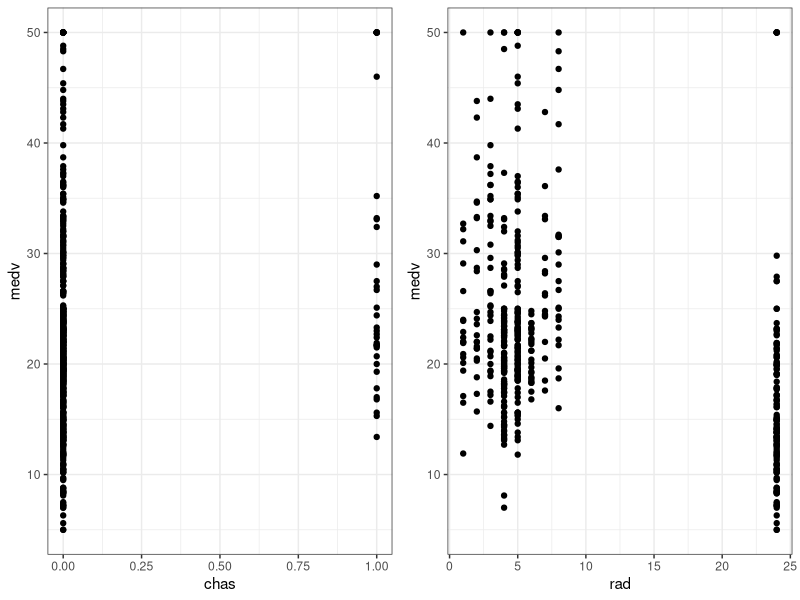
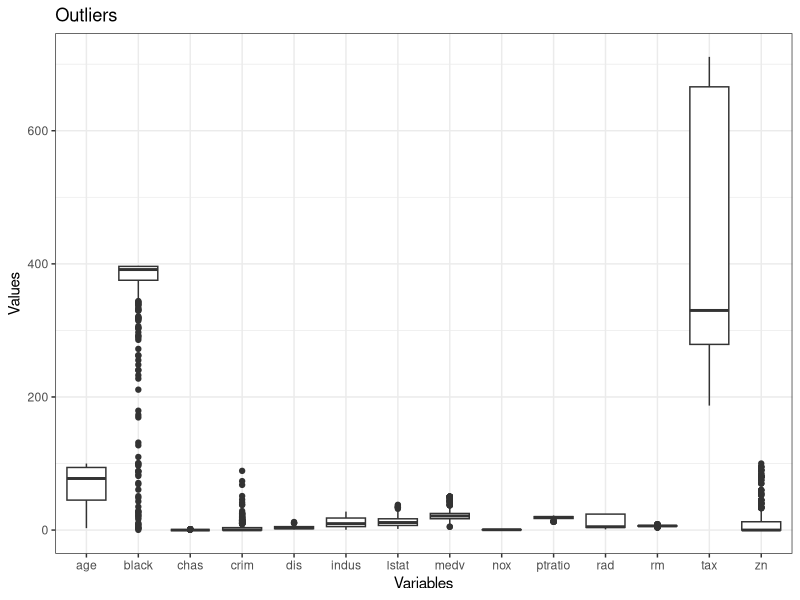
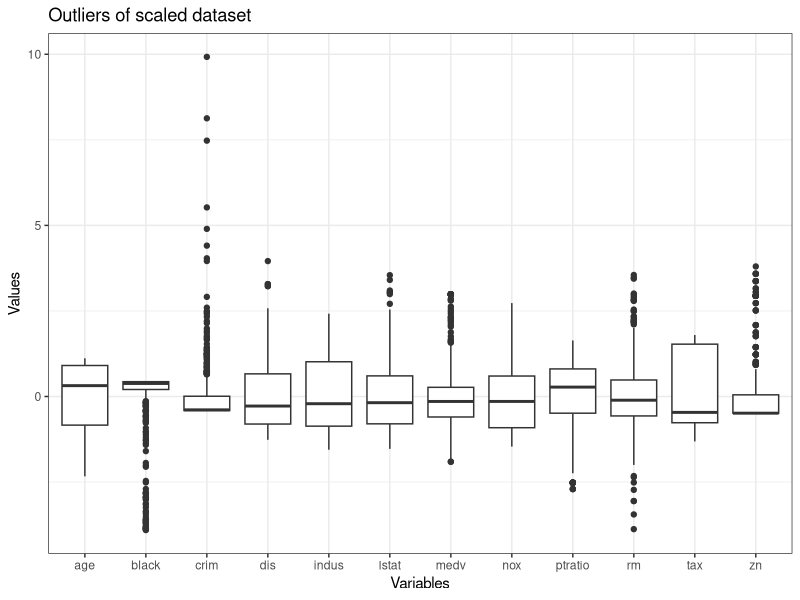
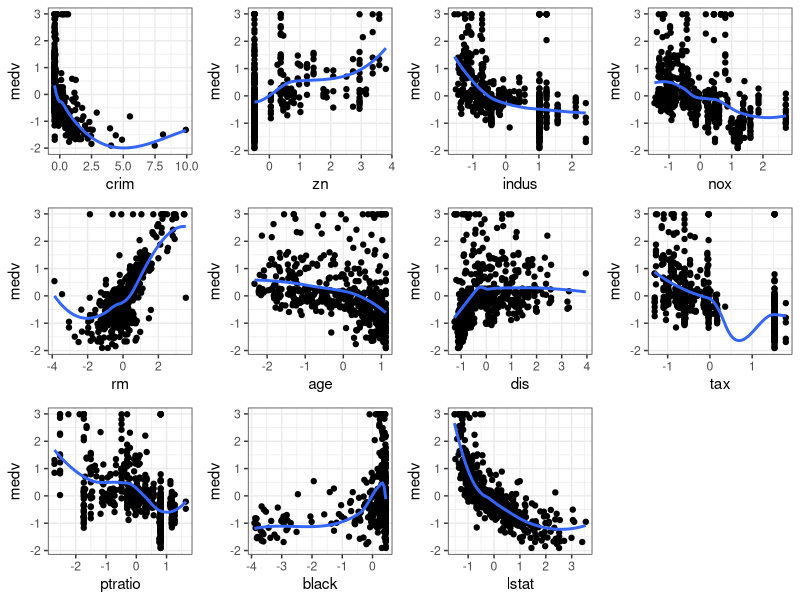
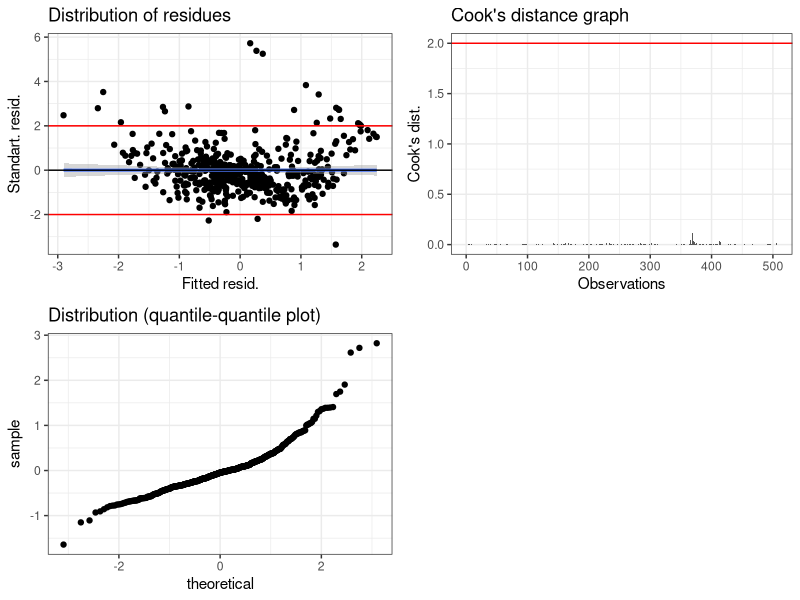
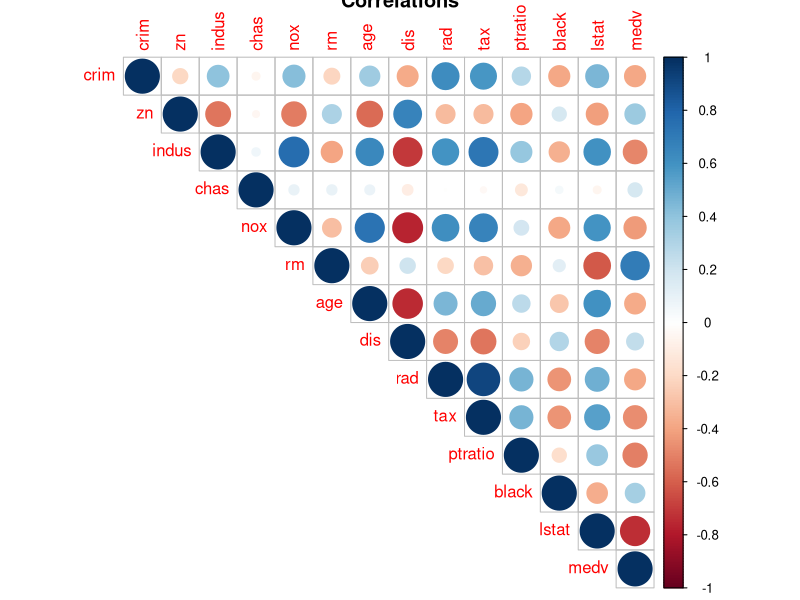
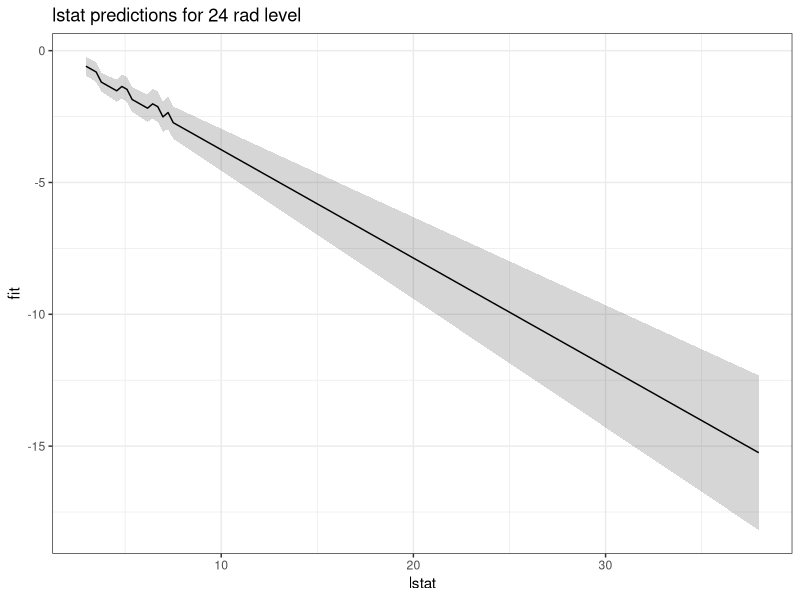
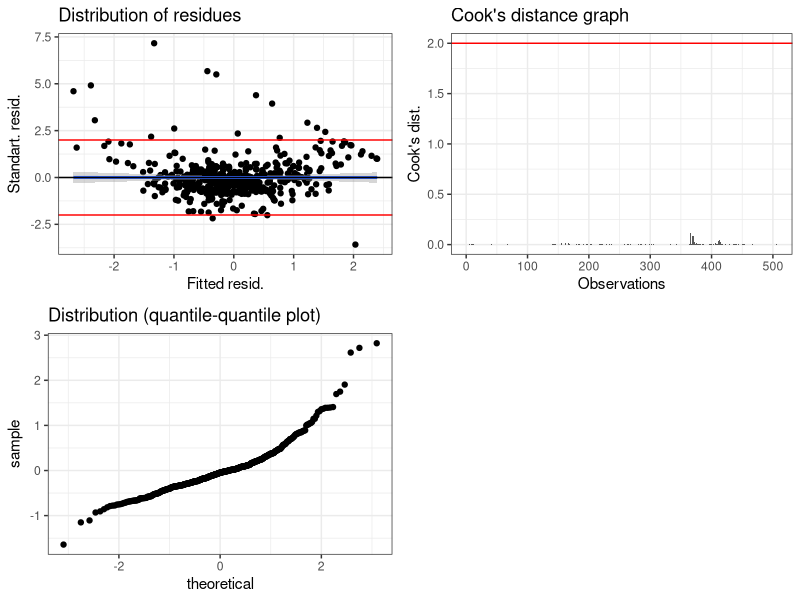

Recreate these plots in R, in order.
## ---- chunk 1
knitr::opts_chunk$set(echo = TRUE)
library(psych)
library(car)
library(ggplot2)
library(dplyr)
library(gridExtra)
library(MASS)
library(ggpubr)
library(tidyr)
library(cowplot)
library(corrplot)
library(knitr)
theme_set(theme_bw())
## ---- chunk 2
df <- Boston
str(df)
## ---- chunk 3
plt <- ggplot(data = df, aes(y = medv)) + geom_point() 
pl1 <- plt + aes(x = chas)
pl2 <- plt + aes(x = rad)
plot_grid(pl1, pl2,ncol = 2)
## ---- chunk 4
df_long <- gather(df)
outliers <- ggplot(df_long, aes(key, value)) + geom_boxplot() + ggtitle("Outliers") + labs(x = "Variables", y = "Values")
outliers

## ---- chunk 5
df_scale <- as.data.frame(sapply(df[,c(1, 2, 3, 5:8, 10:14)], scale))
df2 <- as.data.frame(sapply(df[,c(1, 2, 3, 5:14)], scale))
df2 $chas <- as.factor(df$chas) 
df_scale$chas <- as.factor(df$chas)
df_scale$rad <- as.factor(df$rad)
df_long_scaled <- gather(df_scale[, c(1:12)])
outliers <- ggplot(df_long_scaled, aes(key, value)) + geom_boxplot() + labs(x = "Variables", y = "Values", title = "Outliers of scaled dataset")
outliers
## ---- chunk 6
mod <- lm(medv ~ ., df_scale)
summary(mod)
mod_diag <- fortify(mod)

## ---- chunk 7
linearity <- ggplot(df_scale, aes(y = medv)) + geom_point() + geom_smooth(se = FALSE) 
crim_p <- linearity + aes(x = crim)
zn_p <- linearity + aes(x = zn)
indus_p <- linearity + aes(x = indus)
nox_p <- linearity + aes(x = nox)
rm_p <- linearity + aes(x = rm)
age_p <- linearity + aes(x = age)
dis_p <- linearity + aes(x = dis)
tax_p <- linearity + aes(x = tax)
ptratio_p <- linearity + aes(x = ptratio)
black_p <- linearity + aes(x = black)
lstat_p <- linearity + aes(x = lstat)
plot_grid(crim_p, zn_p, indus_p, nox_p, rm_p, age_p, dis_p, tax_p, ptratio_p, black_p, lstat_p, ncol = 4)
## ---- chunk 8
gg_resid <- ggplot(data = mod_diag, aes(x = .fitted, y = .stdresid)) + 
  geom_point() + 
  geom_smooth(method = "lm") +
  geom_hline(yintercept = 0) +
  geom_hline(yintercept = 2, color = "red") +
  geom_hline(yintercept = -2, color = "red") +
  labs(title = "Distribution of residues", x = "Fitted resid.", y = "Standart. resid.")

plot1 <- ggplot(mod_diag, aes(x = 1:nrow(mod_diag), y = .cooksd)) + 
  geom_bar(stat = "identity") + 
  geom_hline(yintercept = 2, color = "red") + 
  labs(title = "Cook's distance graph", x = "Observations", y = "Cook's dist.")
# plot2 <- qqPlot(mod$residuals)
plot2 <- ggplot(mod, aes(sample=mod$residuals))+stat_qq() + labs(title = "Distribution (quantile-quantile plot)")
plot_grid(gg_resid, plot1, plot2)

## ---- chunk 9
corr_matrix<-cor(df)
corrplot(corr_matrix, type="upper", title = "Correlations")
vi <- vif(mod)

## ---- chunk 10
kable(vif(mod)[, c(1:2)])
## ---- chunk 11
df_scale_24 <- df[(df$rad == 24),]
MyData <- data.frame(
  lstat = seq(min(df_scale_24$lstat), max(df_scale_24$lstat), length.out = 132), crim = 0, zn = 0, indus = 0, nox = 0, rm = 0, age = 0, dis = 0, tax = 0, ptratio = 0, black = 0, mad = 0, chas = df_scale$chas[(df$rad == 24)], rad = as.factor(24))
Predictions <- predict(mod, newdata = MyData,  interval = 'confidence')
MyData <- data.frame(MyData, Predictions)

Pl_predict <- ggplot(MyData, aes(x = lstat, y = fit)) +
  geom_ribbon(alpha = 0.2, aes(ymin = lwr, ymax = upr)) +
  geom_line() + 
  ggtitle("lstat predictions for 24 rad level")
Pl_predict 
## ---- chunk 12
vif(mod)
mod_2 <- update(mod, .~. - rad)
vif(mod_2)
mod_3 <- update(mod_2, .~. - dis)
vif(mod_3)
mod_4 <- update(mod_3, .~. - nox)
vif(mod_4)
mod_5 <- update(mod_4, .~. - indus)
vif(mod_5)
mod_6 <- update(mod_5, .~. - lstat)
vif(mod_6)
mod_7 <- update(mod_6, .~. - tax)
vif(mod_7)
drop1(mod_7, test = "F")
mod_8 <- update(mod_7, .~. - zn)
drop1(mod_8, test = "F")

## ---- chunk 13
summary(mod_8)
## ---- chunk 14
mod_8_diag <- data.frame(fortify(mod_8), df_scale[, c(2:4, 7,8,11,14)])

gg_resid <- ggplot(data = mod_8_diag, aes(x = .fitted, y = .stdresid)) + 
  geom_point() + 
  geom_smooth(method = "lm") +
  geom_hline(yintercept = 0) +
  geom_hline(yintercept = 2, color = "red") +
  geom_hline(yintercept = -2, color = "red") +
  labs(title = "Distribution of residues", x = "Fitted resid.", y = "Standart. resid.")

plot1 <- ggplot(mod_8_diag, aes(x = 1:nrow(mod_8_diag), y = .cooksd)) + 
  geom_bar(stat = "identity") + 
  geom_hline(yintercept = 2, color = "red") + 
  labs(title = "Cook's distance graph", x = "Observations", y = "Cook's dist.")
# plot2 <- qqPlot(mod_8$residuals)
plot2 <- ggplot(mod_8, aes(sample=mod$residuals))+stat_qq() + labs(title = "Distribution (quantile-quantile plot)")
plot_grid(gg_resid, plot1, plot2)

corr_matrix<-cor(df_scale[, c(1,5,6, 9,10, 12)])
corrplot(corr_matrix, type="upper", title = "Correlations")
vi <- vif(mod)
## ---- chunk 15
res_1 <- gg_resid + aes(x = zn)
res_2 <- gg_resid + aes(x = indus)
res_3 <- gg_resid + aes(x = nox)
res_4 <- gg_resid + aes(x = dis)
res_5 <- gg_resid + aes(x = tax)
res_6 <- gg_resid + aes(x = lstat)

plot_grid(res_1, res_2,  nrow = 1)
plot_grid(res_3, res_5, nrow = 1)
plot_grid(res_4, res_6, nrow = 1)

## ---- chunk 16
mod_8<-update(mod_8, .~. + lstat + dis)
drop1(mod_8, test = "F")
coef <- mod_8$coefficients
## ---- chunk 17
summary(mod_8)
## ---- chunk 18
mod_8_diag <- data.frame(fortify(mod_8), df_scale[, c(2:4, 8, 14)])

gg_resid <- ggplot(data = mod_8_diag, aes(x = .fitted, y = .stdresid)) + 
  geom_point() + 
  geom_smooth(method = "lm") +
  geom_hline(yintercept = 0) +
  geom_hline(yintercept = 2, color = "red") +
  geom_hline(yintercept = -2, color = "red") +
  labs(title = "Distribution of residues", x = "Fitted resid.", y = "Standart. resid.")

plot1 <- ggplot(mod_8_diag, aes(x = 1:nrow(mod_8_diag), y = .cooksd)) + 
  geom_bar(stat = "identity") + 
  geom_hline(yintercept = 2, color = "red") + 
  labs(title = "Cook's distance graph", x = "Observations", y = "Cook's dist.")
plot2 <- qqPlot(mod_8$residuals)
plot2 <- ggplot(mod_8, aes(sample=mod$residuals))+stat_qq() + labs(title = "Distribution (quantile-quantile plot)")
plot_grid(gg_resid, plot1)
## ---- chunk 19

res_1 <- gg_resid + aes(x = zn)
res_2 <- gg_resid + aes(x = indus)
res_3 <- gg_resid + aes(x = nox)
res_5 <- gg_resid + aes(x = tax)
plot_grid(res_1, res_2,  nrow = 1)
plot_grid(res_3, res_5, nrow = 1)
## ---- chunk 20
mod_8 <- lm(medv~.-age-indus+I(lstat^2) - rad,data=df_scale)
summary(mod_8)
## ---- chunk 21
mod_8_diag <- data.frame(fortify(mod_8), df_scale[, c(2:4, 8, 14)])

gg_resid <- ggplot(data = mod_8_diag, aes(x = .fitted, y = .stdresid)) + 
  geom_point() + 
  geom_smooth(method = "lm") +
  geom_hline(yintercept = 0) +
  geom_hline(yintercept = 2, color = "red") +
  geom_hline(yintercept = -2, color = "red") +
  labs(title = "Distribution of residues", x = "Fitted resid.", y = "Standart. resid.")

plot1 <- ggplot(mod_8_diag, aes(x = 1:nrow(mod_8_diag), y = .cooksd)) + 
  geom_bar(stat = "identity") + 
  geom_hline(yintercept = 2, color = "red") + 
  labs(title = "Cook's distance graph", x = "Observations", y = "Cook's dist.")
plot2 <- qqPlot(mod_8$residuals)
plot2 <- ggplot(mod_8, aes(sample=mod$residuals))+stat_qq() + labs(title = "Distribution (quantile-quantile plot)")
plot_grid(gg_resid, plot1)
## ---- chunk 22

res_1 <- gg_resid + aes(x = zn)
res_2 <- gg_resid + aes(x = indus)
res_3 <- gg_resid + aes(x = nox)
res_5 <- gg_resid + aes(x = tax)
plot_grid(res_1, res_2,  nrow = 1)
plot_grid(res_3, res_5, nrow = 1)
